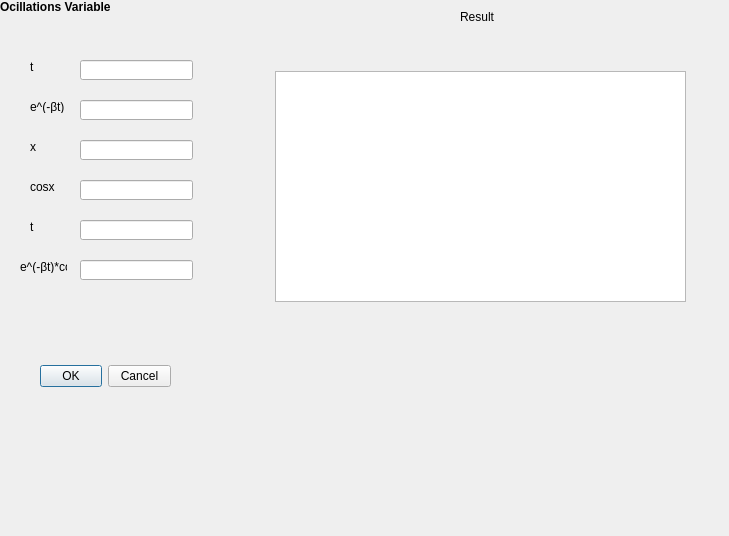
<?xml version="1.0" encoding="UTF-8"?>
<ui version="4.0">
 <class>Dialog</class>
 <widget class="QDialog" name="Dialog">
  <property name="geometry">
   <rect>
    <x>0</x>
    <y>0</y>
    <width>729</width>
    <height>536</height>
   </rect>
  </property>
  <property name="windowTitle">
   <string>Dialog</string>
  </property>
  <widget class="QDialogButtonBox" name="buttonBox">
   <property name="geometry">
    <rect>
     <x>40</x>
     <y>360</y>
     <width>131</width>
     <height>32</height>
    </rect>
   </property>
   <property name="orientation">
    <enum>Qt::Horizontal</enum>
   </property>
   <property name="standardButtons">
    <set>QDialogButtonBox::Cancel|QDialogButtonBox::Ok</set>
   </property>
  </widget>
  <widget class="QLabel" name="label">
   <property name="font">
    <font>
     <weight>75</weight>
     <bold>true</bold>
    </font>
   </property>
   <property name="text">
    <string>Ocillations Variable</string>
   </property>
   <property name="textFormat">
    <enum>Qt::PlainText</enum>
   </property>
  </widget>
  <widget class="QLabel" name="label_2">
   <property name="geometry">
    <rect>
     <x>30</x>
     <y>60</y>
     <width>47</width>
     <height>13</height>
    </rect>
   </property>
   <property name="text">
    <string>t</string>
   </property>
  </widget>
  <widget class="QLineEdit" name="lineEdit">
   <property name="geometry">
    <rect>
     <x>80</x>
     <y>60</y>
     <width>113</width>
     <height>20</height>
    </rect>
   </property>
  </widget>
  <widget class="QLabel" name="label_3">
   <property name="geometry">
    <rect>
     <x>30</x>
     <y>100</y>
     <width>47</width>
     <height>13</height>
    </rect>
   </property>
   <property name="text">
    <string>e^(-βt)</string>
   </property>
  </widget>
  <widget class="QLineEdit" name="lineEdit_2">
   <property name="geometry">
    <rect>
     <x>80</x>
     <y>100</y>
     <width>113</width>
     <height>20</height>
    </rect>
   </property>
  </widget>
  <widget class="QLabel" name="label_4">
   <property name="geometry">
    <rect>
     <x>30</x>
     <y>140</y>
     <width>47</width>
     <height>13</height>
    </rect>
   </property>
   <property name="text">
    <string>x</string>
   </property>
  </widget>
  <widget class="QLineEdit" name="lineEdit_3">
   <property name="geometry">
    <rect>
     <x>80</x>
     <y>140</y>
     <width>113</width>
     <height>20</height>
    </rect>
   </property>
  </widget>
  <widget class="QLabel" name="label_5">
   <property name="geometry">
    <rect>
     <x>30</x>
     <y>180</y>
     <width>47</width>
     <height>13</height>
    </rect>
   </property>
   <property name="text">
    <string>cosx</string>
   </property>
  </widget>
  <widget class="QLineEdit" name="lineEdit_4">
   <property name="geometry">
    <rect>
     <x>80</x>
     <y>180</y>
     <width>113</width>
     <height>20</height>
    </rect>
   </property>
  </widget>
  <widget class="QLabel" name="label_6">
   <property name="geometry">
    <rect>
     <x>30</x>
     <y>220</y>
     <width>47</width>
     <height>13</height>
    </rect>
   </property>
   <property name="text">
    <string>t</string>
   </property>
  </widget>
  <widget class="QLineEdit" name="lineEdit_5">
   <property name="geometry">
    <rect>
     <x>80</x>
     <y>220</y>
     <width>113</width>
     <height>20</height>
    </rect>
   </property>
  </widget>
  <widget class="QLabel" name="label_7">
   <property name="geometry">
    <rect>
     <x>20</x>
     <y>260</y>
     <width>47</width>
     <height>13</height>
    </rect>
   </property>
   <property name="text">
    <string>e^(-βt)*cosx</string>
   </property>
  </widget>
  <widget class="QLineEdit" name="lineEdit_6">
   <property name="geometry">
    <rect>
     <x>80</x>
     <y>260</y>
     <width>113</width>
     <height>20</height>
    </rect>
   </property>
  </widget>
  <widget class="QLabel" name="label_8">
   <property name="geometry">
    <rect>
     <x>460</x>
     <y>10</y>
     <width>47</width>
     <height>13</height>
    </rect>
   </property>
   <property name="minimumSize">
    <size>
     <width>0</width>
     <height>13</height>
    </size>
   </property>
   <property name="text">
    <string>Result </string>
   </property>
  </widget>
  <widget class="QGraphicsView" name="graphicsView">
   <property name="geometry">
    <rect>
     <x>275</x>
     <y>71</y>
     <width>411</width>
     <height>231</height>
    </rect>
   </property>
  </widget>
 </widget>
 <resources/>
 <connections>
  <connection>
   <sender>buttonBox</sender>
   <signal>accepted()</signal>
   <receiver>Dialog</receiver>
   <slot>accept()</slot>
   <hints>
    <hint type="sourcelabel">
     <x>248</x>
     <y>254</y>
    </hint>
    <hint type="destinationlabel">
     <x>157</x>
     <y>274</y>
    </hint>
   </hints>
  </connection>
  <connection>
   <sender>buttonBox</sender>
   <signal>rejected()</signal>
   <receiver>Dialog</receiver>
   <slot>reject()</slot>
   <hints>
    <hint type="sourcelabel">
     <x>316</x>
     <y>260</y>
    </hint>
    <hint type="destinationlabel">
     <x>286</x>
     <y>274</y>
    </hint>
   </hints>
  </connection>
 </connections>
</ui>
